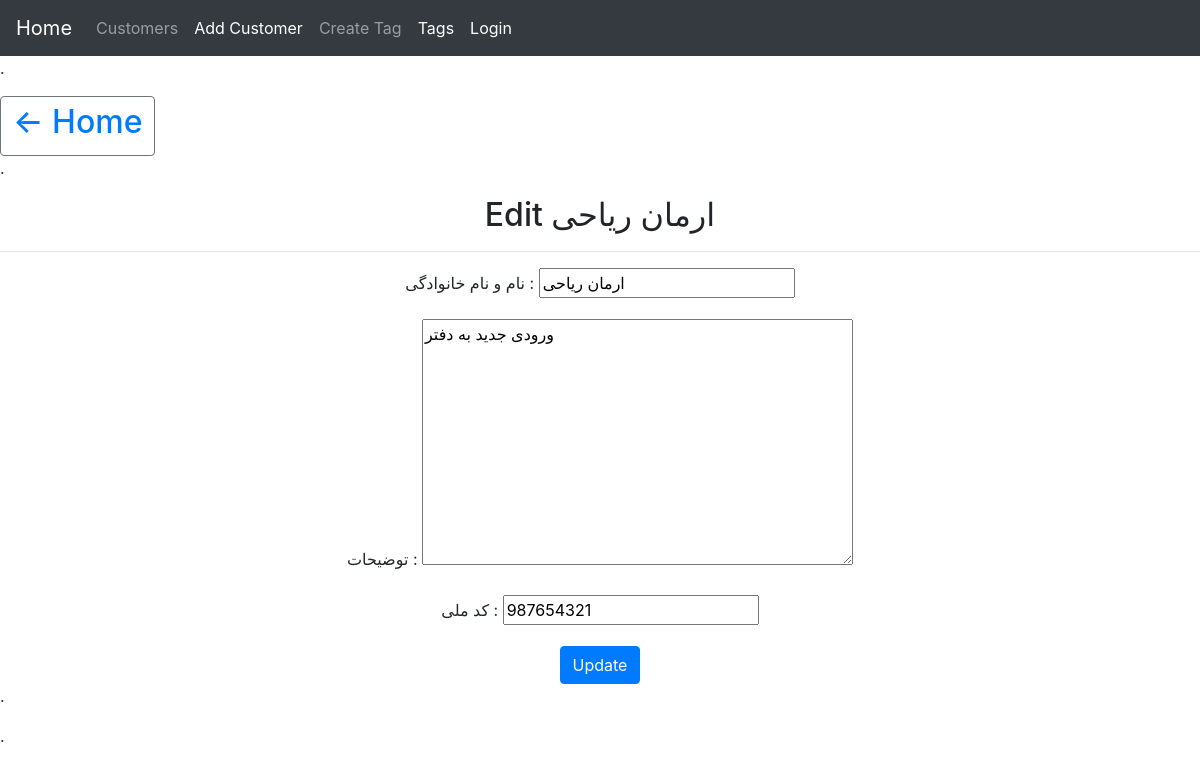
/customer/edit/1, run on the app's committed database.
### articles/models.py (models this page shows, shortened)
class Article(models.Model):
    name  = models.CharField(_("نام و نام خانوادگی "), max_length=30)
    National_code = models.IntegerField(_("کد ملی "))
    date = models.DateTimeField(auto_now_add=True)
    update_time = models.DateTimeField(auto_now=True, auto_now_add=False)
    describtion = models.TextField(_("توضیحات "), blank=True)
    auther = models.ForeignKey(User, on_delete=models.PROTECT, default='admin') #    settings.AUTH_USER_MODEL
    tags = models.ManyToManyField("Tag", related_name="articles", blank=True, null=True)
    def __str__(self):
        return self.name

### articles/views.py (the view)
# urls.py: path('edit/<int:pk>', AticleUpdateView.as_view(), name = 'customer_edit'),
class AticleUpdateView(UpdateView):
    model = Article
    fields = ('name', 'describtion', 'National_code', )
    template_name = 'articles/customers_edit.html'
    success_url = reverse_lazy('customers')

### templates/articles/customers_edit.html (shortened to what this page needs)
{% extends 'base.html' %}
{% block content %}
<center>
    <h2>Edit {{ object }} </h2>
    <hr>
    <form action = "" class="form-horizontal" method="POST">
        {{ form.as_p }}
        <button type = "submit" class="btn btn-primary">Update</button>
    </center>
{% endblock content %}

### data on the page
Article: name "ارمان ریاحی", describtion "ورودی جدید به دفتر", National_code "987654321"
